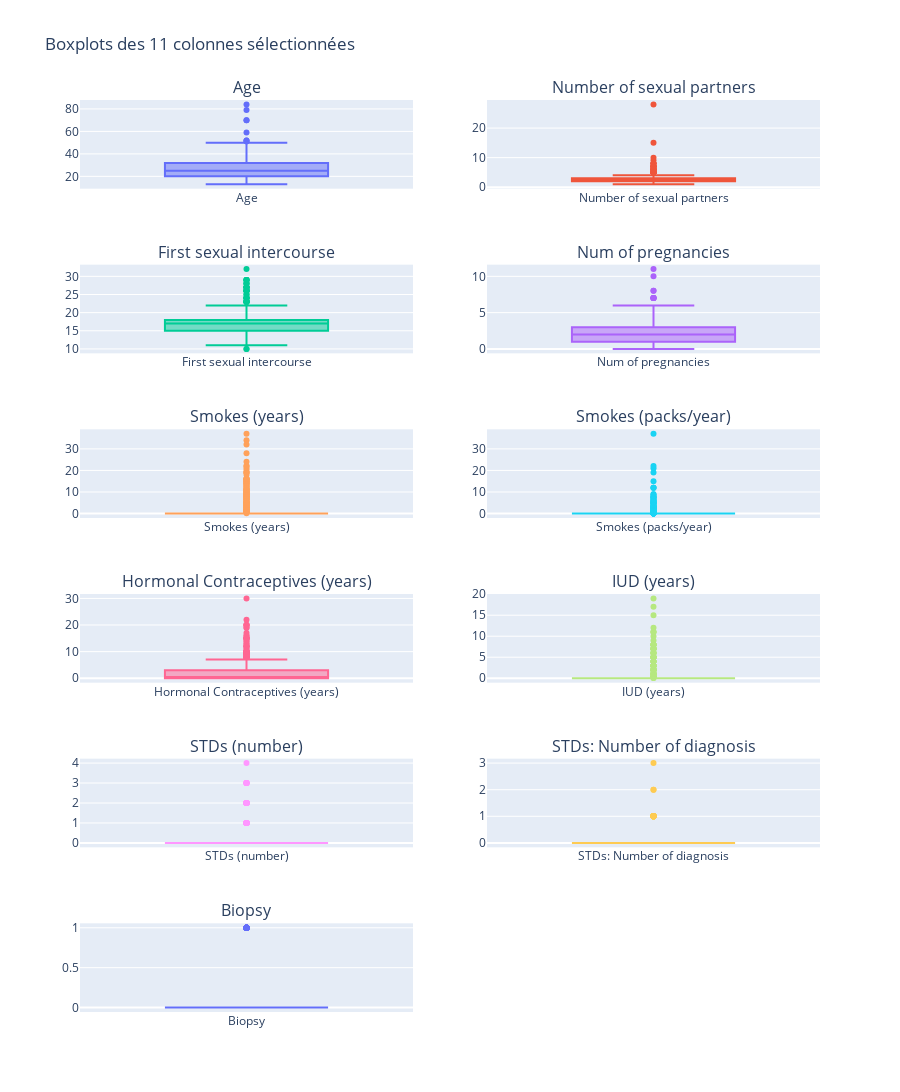

Notebook source saved alongside this figure:
### Code cell
#Tracer des boxplot pour chaque colone . On constate la présence d'outliers 
colonnes_a_tracer = df.select_dtypes(include=['number']).columns[:11]

num_cols = len(colonnes_a_tracer)

cols_per_row = 2  

num_rows = (num_cols // cols_per_row) + (num_cols % cols_per_row > 0)
fig = sp.make_subplots(
    rows=num_rows, cols=cols_per_row,
    subplot_titles=colonnes_a_tracer,
    specs=[[{"type": "box"}, {"type": "box"}] for _ in range(num_rows)]
)

for i, col in enumerate(colonnes_a_tracer):
    row = i // cols_per_row + 1
    col_pos = i % cols_per_row + 1
    
    fig.add_trace(go.Box(y=df[col], name=col), row=row, col=col_pos)
fig.update_layout(
    title_text="Boxplots des 11 colonnes sélectionnées",
    height=300 * num_rows,
    showlegend=False
)

fig.show()

### Figure 1 — Plotly figure (JSON) as saved in the notebook; plotly's stock layout.template omitted (floating-point values rounded to 4 significant figures; data arrays with more than 128 entries replaced by an {"elided": "..."} marker saying what was removed)
{"data": [{"name": "Age", "type": "box", "xaxis": "x", "y": {"elided": "858 int values"}, "yaxis": "y"}, {"name": "Number of sexual partners", "type": "box", "xaxis": "x2", "y": {"elided": "858 float values"}, "yaxis": "y2"}, {"name": "First sexual intercourse", "type": "box", "xaxis": "x3", "y": {"elided": "858 float values"}, "yaxis": "y3"}, {"name": "Num of pregnancies", "type": "box", "xaxis": "x4", "y": {"elided": "858 float values"}, "yaxis": "y4"}, {"name": "Smokes (years)", "type": "box", "xaxis": "x5", "y": {"elided": "858 float values"}, "yaxis": "y5"}, {"name": "Smokes (packs/year)", "type": "box", "xaxis": "x6", "y": {"elided": "858 float values"}, "yaxis": "y6"}, {"name": "Hormonal Contraceptives (years)", "type": "box", "xaxis": "x7", "y": {"elided": "858 float values"}, "yaxis": "y7"}, {"name": "IUD (years)", "type": "box", "xaxis": "x8", "y": {"elided": "858 float values"}, "yaxis": "y8"}, {"name": "STDs (number)", "type": "box", "xaxis": "x9", "y": {"elided": "858 float values"}, "yaxis": "y9"}, {"name": "STDs: Number of diagnosis", "type": "box", "xaxis": "x10", "y": {"elided": "858 int values"}, "yaxis": "y10"}, {"name": "Biopsy", "type": "box", "xaxis": "x11", "y": {"elided": "858 int values"}, "yaxis": "y11"}], "layout": {"annotations": [{"font": {"size": 16}, "showarrow": false, "text": "Age", "x": 0.225, "xanchor": "center", "xref": "paper", "y": 1.0, "yanchor": "bottom", "yref": "paper"}, {"font": {"size": 16}, "showarrow": false, "text": "Number of sexual partners", "x": 0.775, "xanchor": "center", "xref": "paper", "y": 1.0, "yanchor": "bottom", "yref": "paper"}, {"font": {"size": 16}, "showarrow": false, "text": "First sexual intercourse", "x": 0.225, "xanchor": "center", "xref": "paper", "y": 0.8194, "yanchor": "bottom", "yref": "paper"}, {"font": {"size": 16}, "showarrow": false, "text": "Num of pregnancies", "x": 0.775, "xanchor": "center", "xref": "paper", "y": 0.8194, "yanchor": "bottom", "yref": "paper"}, {"font": {"size": 16}, "showarrow": false, "text": "Smokes (years)", "x": 0.225, "xanchor": "center", "xref": "paper", "y": 0.6389, "yanchor": "bottom", "yref": "paper"}, {"font": {"size": 16}, "showarrow": false, "text": "Smokes (packs/year)", "x": 0.775, "xanchor": "center", "xref": "paper", "y": 0.6389, "yanchor": "bottom", "yref": "paper"}, {"font": {"size": 16}, "showarrow": false, "text": "Hormonal Contraceptives (years)", "x": 0.225, "xanchor": "center", "xref": "paper", "y": 0.4583, "yanchor": "bottom", "yref": "paper"}, {"font": {"size": 16}, "showarrow": false, "text": "IUD (years)", "x": 0.775, "xanchor": "center", "xref": "paper", "y": 0.4583, "yanchor": "bottom", "yref": "paper"}, {"font": {"size": 16}, "showarrow": false, "text": "STDs (number)", "x": 0.225, "xanchor": "center", "xref": "paper", "y": 0.2778, "yanchor": "bottom", "yref": "paper"}, {"font": {"size": 16}, "showarrow": false, "text": "STDs: Number of diagnosis", "x": 0.775, "xanchor": "center", "xref": "paper", "y": 0.2778, "yanchor": "bottom", "yref": "paper"}, {"font": {"size": 16}, "showarrow": false, "text": "Biopsy", "x": 0.225, "xanchor": "center", "xref": "paper", "y": 0.09722, "yanchor": "bottom", "yref": "paper"}], "height": 1800, "showlegend": false, "title": {"text": "Boxplots des 11 colonnes sélectionnées"}, "xaxis": {"anchor": "y", "domain": [0, 0.45]}, "xaxis10": {"anchor": "y10", "domain": [0.55, 1]}, "xaxis11": {"anchor": "y11", "domain": [0, 0.45]}, "xaxis12": {"anchor": "y12", "domain": [0.55, 1]}, "xaxis2": {"anchor": "y2", "domain": [0.55, 1]}, "xaxis3": {"anchor": "y3", "domain": [0, 0.45]}, "xaxis4": {"anchor": "y4", "domain": [0.55, 1]}, "xaxis5": {"anchor": "y5", "domain": [0, 0.45]}, "xaxis6": {"anchor": "y6", "domain": [0.55, 1]}, "xaxis7": {"anchor": "y7", "domain": [0, 0.45]}, "xaxis8": {"anchor": "y8", "domain": [0.55, 1]}, "xaxis9": {"anchor": "y9", "domain": [0, 0.45]}, "yaxis": {"anchor": "x", "domain": [0.9028, 1.0]}, "yaxis10": {"anchor": "x10", "domain": [0.1806, 0.2778]}, "yaxis11": {"anchor": "x11", "domain": [0, 0.09722]}, "yaxis12": {"anchor": "x12", "domain": [0, 0.09722]}, "yaxis2": {"anchor": "x2", "domain": [0.9028, 1.0]}, "yaxis3": {"anchor": "x3", "domain": [0.7222, 0.8194]}, "yaxis4": {"anchor": "x4", "domain": [0.7222, 0.8194]}, "yaxis5": {"anchor": "x5", "domain": [0.5417, 0.6389]}, "yaxis6": {"anchor": "x6", "domain": [0.5417, 0.6389]}, "yaxis7": {"anchor": "x7", "domain": [0.3611, 0.4583]}, "yaxis8": {"anchor": "x8", "domain": [0.3611, 0.4583]}, "yaxis9": {"anchor": "x9", "domain": [0.1806, 0.2778]}}}
